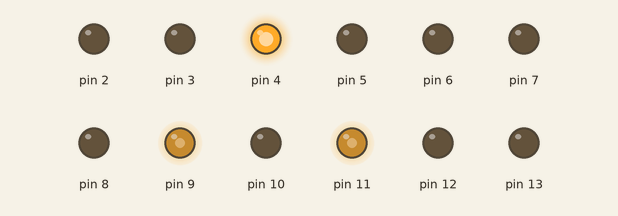
A sketch run on a simulated Arduino Uno, built with avr-gcc and run on an emulated ATmega328P. On the bench: output pins drawn as LEDs (lit = HIGH).

Above: at 0.15 s.
At 1.05 s:
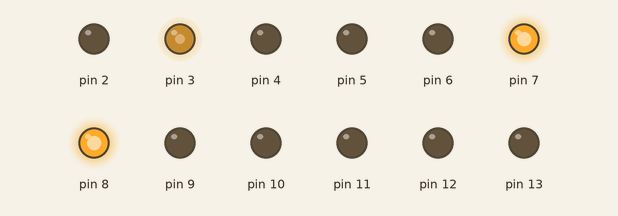
At 1.55 s:
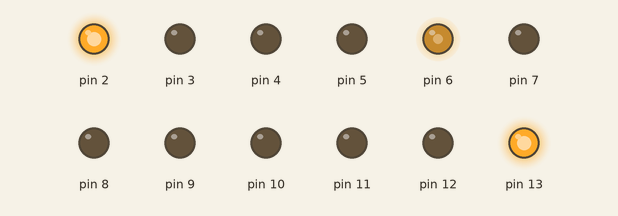
At 2.05 s:
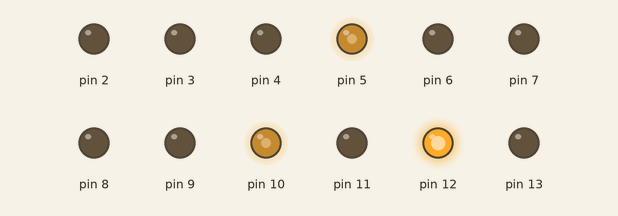
Timing chart, 0 to 4.7 s (numbered marks = the images above):
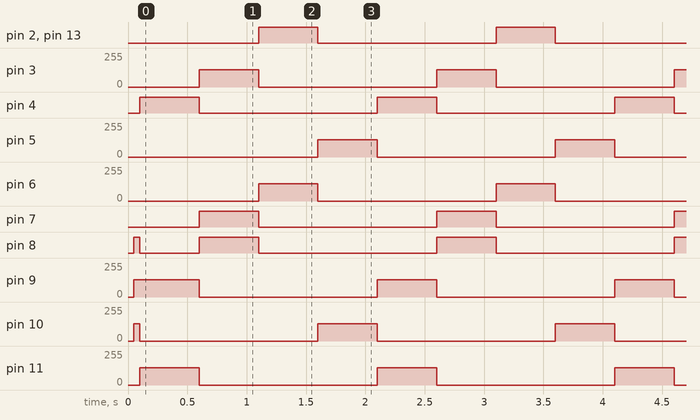

The sketch:

lightBright.ino
```cpp
#include "animations.h"
#include "led.h"

int colorChange = 0; // 0-r 1-g 2-b
int colorPin = 122;
int numColors;

const int colorDim = 3;

int ledToEditX = 0, ledToEditY = 1;

int up, down, left, right;
int upPin = 150, downPin = 153, leftPin = 152, rightPin = 151;

int blinkTimeInitial = 50, ledBlinkSpeed = 500;

// keep these synced with the led matrix below.
const int matrixHeight = 2, matrixWidth = 2;
led leds[][matrixHeight] = {
  {led(11),led(8)},
  {led(5),led(2)}
};

void setup() {
  Serial.begin(9600);
  // setupControls();
  numColors = (sizeof(colors) / sizeof(int[colorDim]));
  delay(blinkTimeInitial);
  leds[ledToEditX][ledToEditY].blinkRGBLed(blinkTimeInitial);
}

void setupControls() {
  pinMode(colorPin, INPUT);
  pinMode(upPin, INPUT);
  pinMode(downPin, INPUT);
  pinMode(leftPin, INPUT);
  pinMode(rightPin, INPUT);
}

void loop() {
  //select the led to change
  //if (moveCursor()) {
  //colorChange = leds[ledToEditX][ledToEditY].indexOfColor;
  //  leds[ledToEditX][ledToEditY].blinkRGBLed(blinkTimeMS);
  //}

  //debugPrintLed();

  //getting color to set it to
  //leds[ledToEditX][ledToEditY].setColor(colors[colorChange]);
  //leds[ledToEditX][ledToEditY].indexOfColor = colorChange;

  //display the led's
  for (int x = 0; x < matrixWidth; ++x) {
    for (int y = 0; y < matrixHeight; ++y) {
      led currentLed = leds[x][y];
      //colorChange++;
      //get the button input for changing to the next color on the current pin
      //colorChange = (colorChange + digitalRead(colorPin)) % numColors;
      //debugLedValue(currentLed);
      currentLed.setColor(animation[frame][x * matrixWidth + y]);

      currentLed.paintRGBLed();
    }
  }
  //Serial.println(colorChange);

  //we should use LCM of the tasks that we have, so we currently have
  //display and input
  //for timer in 0 to 250
  //  if timer % 50 = 0
  //    trigger display
  //   trigger input
  //delay(10)
  delay(ledBlinkSpeed);

  //setup for next frame
  frame++;
  int animSize = sizeof(animation);
  int frameSize = sizeof(int[matrixHeight * matrixWidth][colorDim]);
  //debugFrameSize(animSize, frameSize);
  frame %= animSize / frameSize;
}

//move the currently selected led for the light bright
bool moveCursor() {
  up = digitalRead(upPin);
  down = digitalRead(downPin);
  left = digitalRead(leftPin);
  right = digitalRead(rightPin);

  //debugDirection();

  int prevLedX = ledToEditX;
  int prevLedY = ledToEditY;
  ledToEditY = constrain(ledToEditY + down - up, 0, matrixHeight - 1);
  ledToEditX = constrain(ledToEditX + right - left, 0, matrixWidth - 1);

  return prevLedX != ledToEditX || prevLedY != ledToEditY;
}

void debugFrameSize(int animSize, int frameSize){
  Serial.print("size ratio: ");
  Serial.print(animSize/frameSize);
  Serial.print("\tanimation size: ");
  Serial.print(animSize);
  Serial.print("\tframe size: ");
  Serial.print(frameSize);
}

void debugLedValue(led l) {
  Serial.print(l.red);
  Serial.print(",");
  Serial.print(l.green);
  Serial.print(",");
  Serial.print(l.blue);
  Serial.print("\t");
}

void debugPrintLed() {
  Serial.print("(");
  Serial.print(ledToEditX);
  Serial.print(", ");
  Serial.print(ledToEditY);
  Serial.print(")\t");
  Serial.println(leds[ledToEditX][ledToEditY].indexOfColor);

}

void debugDirection() {
  Serial.print(up);
  Serial.print("\t");
  Serial.print(down);
  Serial.print("\t");
  Serial.print(left);
  Serial.print("\t");
  Serial.print(right);
}
```

animations.h
```cpp
#include "colors.h"
#define animation twoByTwo
//arrows
//flag
//binary
//firework

int frame = 0;

int oneByOne[][1][3] = {
  {colorred},
  {colorgreen},
  {colorblue},
  {colorcyan},
  {coloryellow},
  {colorpurple},
  {colorwhite},
  {coloroff}
};

int oneByTwo[][2][3] = {
  {colorred,colorgreen},
  {colorgreen,colorblue},
  {colorblue,colorcyan},
  {colorcyan,coloryellow},
  {coloryellow,colorpurple},
  {colorpurple,colorwhite},
  {colorwhite,coloroff},
  {coloroff,colorred}
};

int twoByTwo_test[][4][3] = {
  {
    colorgreen, colorgreen,
    colorgreen, colorgreen
  },
  {
    colorblue, colorblue,
    colorblue, colorblue
  },
    {
    colorred, colorred,
    colorred, colorred
  }
};

int twoByTwo[][4][3] = {
  {
    colorred, colorgreen,
    coloroff, colorblue
  },
  {
    coloroff, colorred,
    colorblue, colorgreen
  },
    {
    colorblue, coloroff,
    colorgreen, colorred
  },
  {
    colorgreen, colorblue,
    colorred, coloroff
  },
};

int animation1[][9][3] = {
  {
    colorgreen, colorblue, colorgreen,
    colorblue, colorgreen, colorblue,
    colorgreen, colorblue, colorgreen
  },
  {
    colorblue, colorgreen, colorblue,
    colorgreen, colorblue, colorgreen,
    colorblue, colorgreen, colorblue
  }
};

int animation2[][9][3] = {
  {
    colorred, colorgreen, colorblue,
    colorgreen, colorred, colorred,
    colorblue, colorred, colorwhite
  },
  {
    colorwhite, colorred, colorblue,
    colorred, colorred, colorgreen,
    colorblue, colorgreen, colorred
  },
};

int animation3[][9][3] = {
  {
    colorred, colorgreen, colorblue,
    colorgreen, colorred, colorred,
    colorblue, colorred, colorwhite
  },
  {
    colorblue, colorgreen, colorred,
    colorred, colorred, colorgreen,
    colorwhite, colorred, colorblue
  },
  {
    colorwhite, colorred, colorblue,
    colorred, colorred, colorgreen,
    colorblue, colorgreen, colorred
  },
  {
    colorblue, colorred, colorwhite,
    colorgreen, colorred, colorred,
    colorred, colorgreen, colorblue
  },
};

int rwb[][9][3] = {
  {
    colorred, colorred, colorred,
    colorred, colorred, colorred,
    colorred, colorred, colorred
  },
  {
    colorwhite, colorwhite, colorwhite,
    colorwhite, colorwhite, colorwhite,
    colorwhite, colorwhite, colorwhite
  },
  {
    colorblue, colorblue, colorblue,
    colorblue, colorblue, colorblue,
    colorblue, colorblue, colorblue
  }
};

int rwb2[][9][3] = {
  {
    colorred, colorred, colorred,
    colorwhite, colorwhite, colorwhite,
    colorblue, colorblue, colorblue
  },
  {
    colorwhite, colorwhite, colorwhite,
    colorblue, colorblue, colorblue,
    colorred, colorred, colorred
  },
  {
    colorblue, colorblue, colorblue,
    colorred, colorred, colorred,
    colorwhite, colorwhite, colorwhite
  }
};

int flag[][9][3] = {
  {
    colorblue, colorblue, colorred,
    colorwhite, colorwhite, colorwhite,
    colorred, colorred, colorred
  },
  {
    colorblue, colorblue, colorwhite,
    colorred, colorred, colorred,
    colorwhite, colorwhite, colorwhite
  },
};

int flagRipple[][9][3] = {
  {
    colorblue, colorblue, colorred,
    brightwhite, colorwhite, colorwhite,
    brightred, colorred, colorred
  },
  {
    colorblue, colorblue, colorred,
    colorwhite, brightwhite, colorwhite,
    colorred, brightred, colorred
  },
  {
    colorblue, colorblue, colorred,
    colorwhite, colorwhite, brightwhite,
    colorred, colorred, brightred
  },
  {
    colorblue, colorblue, colorwhite,
    brightred, colorred, colorred,
    brightwhite, colorwhite, colorwhite
  },
  {
    colorblue, colorblue, colorwhite,
    colorred, brightred, colorred,
    colorwhite, brightwhite, colorwhite
  },
  {
    colorblue, colorblue, brightwhite,
    colorred, colorred, brightred,
    colorwhite, colorwhite, brightwhite
  },
};

int firework[][9][3] = {
  {
    coloroff, coloroff, coloroff,
    coloroff, coloroff, coloroff,
    coloroff, coloroff, coloroff
  },
  {
    coloroff, coloroff, coloroff,
    coloroff, coloroff, coloroff,
    coloroff, coloroff, coloroff
  },
  {
    coloroff, coloroff, coloroff,
    coloroff, coloroff, coloroff,
    colorred, coloroff, coloroff
  },
  {
    coloroff, coloroff, coloroff,
    coloroff, colorred, coloroff,
    coloryellow, coloroff, coloroff
  },
  {
    coloroff, coloroff, coloroff,
    coloroff, colorwhite, coloroff,
    coloroff, coloroff, coloroff
  },
  {
    coloroff, colorred, coloroff,
    colorred, coloroff, colorred,
    coloroff, colorred, coloroff
  },
  {
    colorwhite, colorwhite, colorwhite,
    colorwhite, coloroff, colorwhite,
    colorwhite, colorwhite, colorwhite
  },
  {
    colorblue, colorblue, colorblue,
    colorblue, coloroff, colorblue,
    colorblue, colorblue, colorblue
  },
  {
    coloroff, coloroff, coloroff,
    coloroff, coloroff, coloroff,
    coloroff, coloroff, coloroff
  },
  {
    coloroff, coloroff, coloroff,
    coloroff, coloroff, coloroff,
    coloroff, coloroff, coloroff
  },
};

int arrows[][9][3] = {
  {
    colorblue, colorblue, colorblue,
    coloroff, colorblue, colorblue,
    colorblue, coloroff, colorblue
  },
  {
    colorgreen, coloroff, colorgreen,
    coloroff, colorgreen, colorgreen,
    colorgreen, colorgreen, colorgreen
  },
  {
    colorred, coloroff, colorred,
    colorred, colorred, coloroff,
    colorred, colorred, colorred
  },
  {
    coloryellow, coloryellow, coloryellow,
    coloryellow, coloryellow, coloroff,
    coloryellow, coloroff, coloryellow
  }
};

int binary[][9][3] = {
  {
    coloroff, coloroff, coloroff,
    coloroff, coloroff, coloroff,
    coloroff, coloroff, coloroff
  },
  {
    coloroff, colorred, coloroff,
    coloroff, coloroff, colorblue,
    colorwhite, coloroff, coloroff
  },
  {
    coloroff, coloroff, colorred,
    coloroff, colorblue, coloroff,
    coloroff, colorwhite, coloroff
  },
  {
    coloroff, colorred, colorred,
    coloroff, colorblue, colorblue,
    colorwhite, colorwhite, coloroff
  },
  {
    colorred, coloroff, coloroff,
    colorblue, coloroff, coloroff,
    coloroff, coloroff, colorwhite
  },
  {
    colorred, colorred, coloroff,
    colorblue, coloroff, colorblue,
    colorwhite, coloroff, colorwhite
  },
  {
    colorred, coloroff, colorred,
    colorblue, colorblue, coloroff,
    coloroff, colorwhite, colorwhite
  },
  {
    colorred, colorred, colorred,
    colorblue, colorblue, colorblue,
    colorwhite, colorwhite, colorwhite
  },
};
```

colors.h
```cpp
#define colorred     {1, 0, 0}
#define brightred    {2, 0, 0}
#define colorgreen   {0, 1, 0}
#define colorblue    {0, 0, 1}
#define colorcyan    {0, 1, 1}
#define coloryellow  {1, 1, 0}
#define colorpurple  {1, 0, 1}
#define colorwhite   {1, 1, 1}
#define brightwhite  {2, 2, 2}
#define coloroff     {0, 0, 0}

int colors[8][3] = {
  coloroff, colorred, coloryellow, colorgreen,
  colorcyan, colorblue, colorpurple, colorwhite
};
```

led.h
```cpp
struct led {
  int red, green, blue;
  int pinRed, pinBlue, pinGreen;

  int indexOfColor;
  int colorIntensity = 128;

  led(int pr, int pg, int pb, int r, int g, int b) {
    init(r, g, b, pr, pg, pb, 0);
  }

  led(int p, int * c) {
    init(c[0], c[1], c[2], p, p + 1, p + 2, 0);
  }

  //debug
  led(int p) {
    init(0, 1, 0, p, p + 1, p + 2, 0);
  }

  void init(int r, int g, int b, int pr, int pg, int pb, int iofColor) {
    red = r;
    green = g;
    blue = b;
    pinRed = pr;
    pinGreen = pg;
    pinBlue = pb;

    //todo fix
    indexOfColor = iofColor;

    pinMode(pinRed, OUTPUT);
    pinMode(pinBlue, OUTPUT);
    pinMode(pinGreen, OUTPUT);
  }

  void setColor(int * color) {
    red = color[0];
    green = color[1];
    blue = color[2];
  }

  void paintRGBLed() {
    analogWrite(pinRed, constrain(red * colorIntensity, 0, 255));
    analogWrite(pinGreen, constrain(green * colorIntensity, 0, 255));
    analogWrite(pinBlue, constrain(blue * colorIntensity, 0, 255));
  }

  void blinkRGBLed(int timeToBlink) {
    if (indexOfColor == 0) {
      analogWrite(pinRed, colorIntensity);
      analogWrite(pinGreen, colorIntensity);
      analogWrite(pinBlue, colorIntensity);
    } else {
      analogWrite(pinRed, 0);
      analogWrite(pinGreen, 0);
      analogWrite(pinBlue, 0);
    }
    delay(timeToBlink);
    paintRGBLed();
  }

  void debugInfo() {
    Serial.print(red);
    Serial.print("\t");
    Serial.print(green);
    Serial.print("\t");
    Serial.print(blue);
    Serial.println();
  }
};
```

Measured:
- by itself, pin 2, pin 4, pin 7, pin 12, pin 13: alternates HIGH for 0.50 s and LOW for 1.5 s
- by itself, pin 3, pin 5, pin 6, pin 9–11: alternates 128/255 for 0.50 s and 0/255 for 1.5 s
- by itself, pin 8: repeats every 2.0 s: HIGH 0.50 s, LOW 1.5 s
